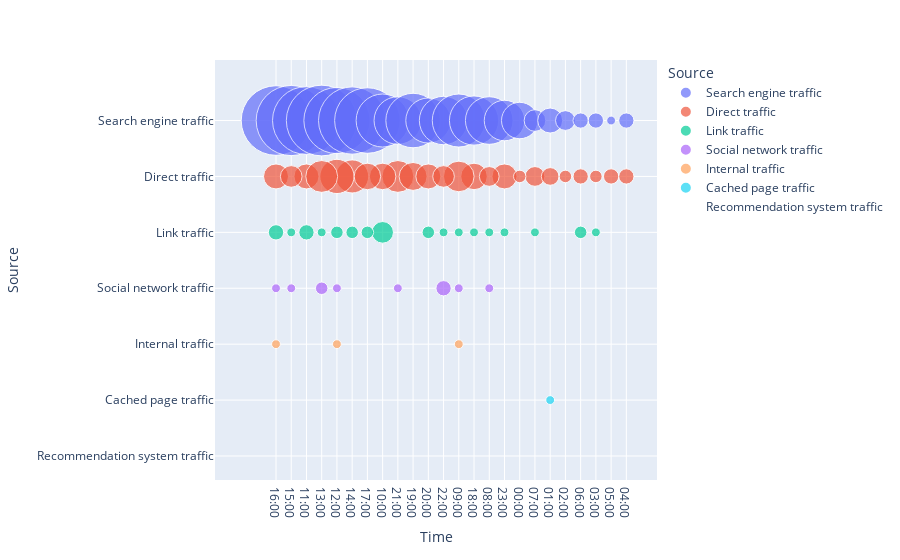

Notebook code for this chart:
### Code cell
# Additionally, let's visualize the number of visits by robots (Robots) at different times of the day (Time),
# in terms of the traffic source (Source):
fig = px.scatter(metrika_df2, x='Time', y='Source', 
                size='Robots', hover_name='Robots',
                color='Source', size_max=50
                )
fig.show()

### Figure 1 — Plotly figure (JSON) as saved in the notebook; plotly's stock layout.template omitted (floating-point values rounded to 4 significant figures)
{"data": [{"hovertemplate": "<b>%{hovertext}</b><br><br>Source=%{y}<br>Time=%{x}<br>Robots=%{marker.size}<extra></extra>", "hovertext": [62.0, 63, 59.0, 64.0, 56.0, 58.0, 55.0, 36.0, 29.0, 38.0, 26.0, 30.0, 36.0, 31.0, 29, 21, 17.0, 6.0, 8.0, 5.0, 3.0, 3.0, 1, 3.0], "legendgroup": "Search engine traffic", "marker": {"color": "#636efa", "size": [62.0, 63, 59.0, 64.0, 56.0, 58.0, 55.0, 36.0, 29.0, 38.0, 26.0, 30.0, 36.0, 31.0, 29, 21, 17.0, 6.0, 8.0, 5.0, 3.0, 3.0, 1, 3.0], "sizemode": "area", "sizeref": 0.0256, "symbol": "circle"}, "mode": "markers", "name": "Search engine traffic", "orientation": "v", "showlegend": true, "type": "scatter", "x": ["16:00", "15:00", "11:00", "13:00", "12:00", "14:00", "17:00", "10:00", "21:00", "19:00", "20:00", "22:00", "09:00", "18:00", "08:00", "23:00", "00:00", "07:00", "01:00", "02:00", "06:00", "03:00", "05:00", "04:00"], "xaxis": "x", "y": ["Search engine traffic", "Search engine traffic", "Search engine traffic", "Search engine traffic", "Search engine traffic", "Search engine traffic", "Search engine traffic", "Search engine traffic", "Search engine traffic", "Search engine traffic", "Search engine traffic", "Search engine traffic", "Search engine traffic", "Search engine traffic", "Search engine traffic", "Search engine traffic", "Search engine traffic", "Search engine traffic", "Search engine traffic", "Search engine traffic", "Search engine traffic", "Search engine traffic", "Search engine traffic", "Search engine traffic"], "yaxis": "y"}, {"hovertemplate": "<b>%{hovertext}</b><br><br>Source=%{y}<br>Time=%{x}<br>Robots=%{marker.size}<extra></extra>", "hovertext": [14.0, 15.0, 13.0, 9.0, 9.0, 8.0, 8.0, 6.0, 10, 9.0, 12.0, 8.0, 6.0, 13, 8.0, 5.0, 5.0, 4, 3, 2.0, 3.0, 2, 2.0, 3.0], "legendgroup": "Direct traffic", "marker": {"color": "#EF553B", "size": [14.0, 15.0, 13.0, 9.0, 9.0, 8.0, 8.0, 6.0, 10, 9.0, 12.0, 8.0, 6.0, 13, 8.0, 5.0, 5.0, 4, 3, 2.0, 3.0, 2, 2.0, 3.0], "sizemode": "area", "sizeref": 0.0256, "symbol": "circle"}, "mode": "markers", "name": "Direct traffic", "orientation": "v", "showlegend": true, "type": "scatter", "x": ["14:00", "12:00", "21:00", "18:00", "10:00", "11:00", "16:00", "15:00", "19:00", "17:00", "09:00", "20:00", "22:00", "13:00", "23:00", "08:00", "07:00", "01:00", "05:00", "02:00", "06:00", "00:00", "03:00", "04:00"], "xaxis": "x", "y": ["Direct traffic", "Direct traffic", "Direct traffic", "Direct traffic", "Direct traffic", "Direct traffic", "Direct traffic", "Direct traffic", "Direct traffic", "Direct traffic", "Direct traffic", "Direct traffic", "Direct traffic", "Direct traffic", "Direct traffic", "Direct traffic", "Direct traffic", "Direct traffic", "Direct traffic", "Direct traffic", "Direct traffic", "Direct traffic", "Direct traffic", "Direct traffic"], "yaxis": "y"}, {"hovertemplate": "<b>%{hovertext}</b><br><br>Source=%{y}<br>Time=%{x}<br>Robots=%{marker.size}<extra></extra>", "hovertext": [3.0, 1.0, 2.0, 6, 2, 1, 3.0, 1.0, 2.0, 0, 2, 2, 1, 1, 0, 1.0, 0, 0, 0, 1, 1, 1], "legendgroup": "Link traffic", "marker": {"color": "#00cc96", "size": [3.0, 1.0, 2.0, 6, 2, 1, 3.0, 1.0, 2.0, 0, 2, 2, 1, 1, 0, 1.0, 0, 0, 0, 1, 1, 1], "sizemode": "area", "sizeref": 0.0256, "symbol": "circle"}, "mode": "markers", "name": "Link traffic", "orientation": "v", "showlegend": true, "type": "scatter", "x": ["16:00", "15:00", "12:00", "10:00", "17:00", "09:00", "11:00", "13:00", "20:00", "21:00", "14:00", "06:00", "08:00", "18:00", "00:00", "07:00", "01:00", "02:00", "19:00", "22:00", "23:00", "03:00"], "xaxis": "x", "y": ["Link traffic", "Link traffic", "Link traffic", "Link traffic", "Link traffic", "Link traffic", "Link traffic", "Link traffic", "Link traffic", "Link traffic", "Link traffic", "Link traffic", "Link traffic", "Link traffic", "Link traffic", "Link traffic", "Link traffic", "Link traffic", "Link traffic", "Link traffic", "Link traffic", "Link traffic"], "yaxis": "y"}, {"hovertemplate": "<b>%{hovertext}</b><br><br>Source=%{y}<br>Time=%{x}<br>Robots=%{marker.size}<extra></extra>", "hovertext": [1.0, 1, 2.0, 0, 3, 0, 0, 0, 1, 1.0, 1.0, 0, 0, 0, 0, 0, 1, 0, 0, 0, 0, 0], "legendgroup": "Social network traffic", "marker": {"color": "#ab63fa", "size": [1.0, 1, 2.0, 0, 3, 0, 0, 0, 1, 1.0, 1.0, 0, 0, 0, 0, 0, 1, 0, 0, 0, 0, 0], "sizemode": "area", "sizeref": 0.0256, "symbol": "circle"}, "mode": "markers", "name": "Social network traffic", "orientation": "v", "showlegend": true, "type": "scatter", "x": ["09:00", "21:00", "13:00", "19:00", "22:00", "18:00", "20:00", "06:00", "15:00", "08:00", "12:00", "14:00", "23:00", "05:00", "07:00", "11:00", "16:00", "17:00", "01:00", "02:00", "04:00", "10:00"], "xaxis": "x", "y": ["Social network traffic", "Social network traffic", "Social network traffic", "Social network traffic", "Social network traffic", "Social network traffic", "Social network traffic", "Social network traffic", "Social network traffic", "Social network traffic", "Social network traffic", "Social network traffic", "Social network traffic", "Social network traffic", "Social network traffic", "Social network traffic", "Social network traffic", "Social network traffic", "Social network traffic", "Social network traffic", "Social network traffic", "Social network traffic"], "yaxis": "y"}, {"hovertemplate": "<b>%{hovertext}</b><br><br>Source=%{y}<br>Time=%{x}<br>Robots=%{marker.size}<extra></extra>", "hovertext": [1, 1, 0, 0, 0, 0, 1, 0], "legendgroup": "Internal traffic", "marker": {"color": "#FFA15A", "size": [1, 1, 0, 0, 0, 0, 1, 0], "sizemode": "area", "sizeref": 0.0256, "symbol": "circle"}, "mode": "markers", "name": "Internal traffic", "orientation": "v", "showlegend": true, "type": "scatter", "x": ["09:00", "12:00", "02:00", "08:00", "11:00", "14:00", "16:00", "17:00"], "xaxis": "x", "y": ["Internal traffic", "Internal traffic", "Internal traffic", "Internal traffic", "Internal traffic", "Internal traffic", "Internal traffic", "Internal traffic"], "yaxis": "y"}, {"hovertemplate": "<b>%{hovertext}</b><br><br>Source=%{y}<br>Time=%{x}<br>Robots=%{marker.size}<extra></extra>", "hovertext": [1, 0, 0, 0, 0], "legendgroup": "Cached page traffic", "marker": {"color": "#19d3f3", "size": [1, 0, 0, 0, 0], "sizemode": "area", "sizeref": 0.0256, "symbol": "circle"}, "mode": "markers", "name": "Cached page traffic", "orientation": "v", "showlegend": true, "type": "scatter", "x": ["01:00", "08:00", "11:00", "12:00", "17:00"], "xaxis": "x", "y": ["Cached page traffic", "Cached page traffic", "Cached page traffic", "Cached page traffic", "Cached page traffic"], "yaxis": "y"}, {"hovertemplate": "<b>%{hovertext}</b><br><br>Source=%{y}<br>Time=%{x}<br>Robots=%{marker.size}<extra></extra>", "hovertext": [0, 0], "legendgroup": "Recommendation system traffic", "marker": {"color": "#FF6692", "size": [0, 0], "sizemode": "area", "sizeref": 0.0256, "symbol": "circle"}, "mode": "markers", "name": "Recommendation system traffic", "orientation": "v", "showlegend": true, "type": "scatter", "x": ["08:00", "14:00"], "xaxis": "x", "y": ["Recommendation system traffic", "Recommendation system traffic"], "yaxis": "y"}], "layout": {"legend": {"itemsizing": "constant", "title": {"text": "Source"}, "tracegroupgap": 0}, "margin": {"t": 60}, "xaxis": {"anchor": "y", "domain": [0, 1], "title": {"text": "Time"}}, "yaxis": {"anchor": "x", "categoryarray": ["Recommendation system traffic", "Cached page traffic", "Internal traffic", "Social network traffic", "Link traffic", "Direct traffic", "Search engine traffic"], "categoryorder": "array", "domain": [0, 1], "title": {"text": "Source"}}}}
